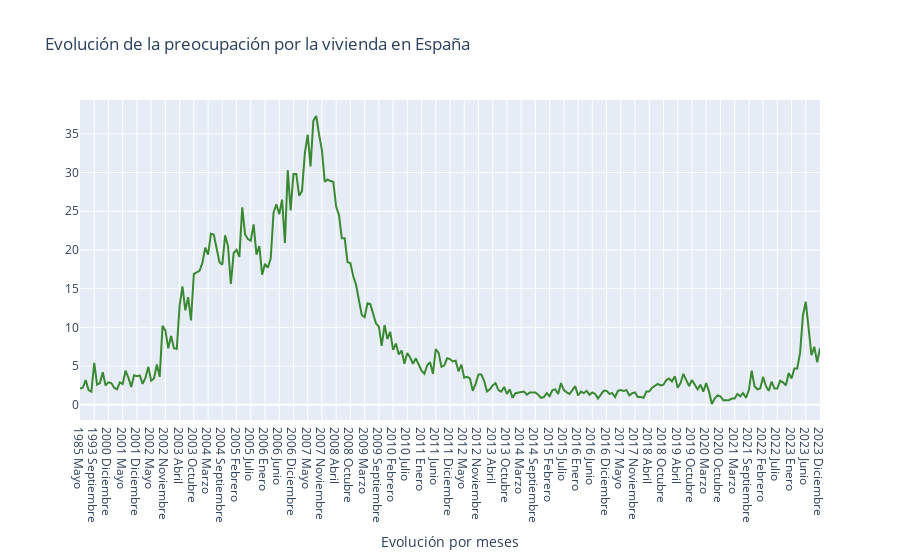

Notebook source saved alongside this figure:
### Code cell
trace1 = go.Scatter(
                    x = preocupacion_viv['Periodo'],
                    y = preocupacion_viv['% preocupación vivienda'],
                    name = 'preocupacion por la vivienda',
                    mode= 'lines',
                    marker = dict(color = 'rgba(16, 112, 2, 0.8)'),
                    text = '% preocupacion')


data = [trace1]

layout = dict(title = 'Evolución de la preocupación por la vivienda en España',
             xaxis= dict(title= 'Evolución por meses',ticklen= 5)
           )

fig = go.Figure(data = data, layout=layout)

iplot(fig)
fig.write_html("Evolución de la preocupación por la vivienda en España.html")

### Figure 1 — Plotly figure (JSON) as saved in the notebook; plotly's stock layout.template omitted (floating-point values rounded to 4 significant figures; data arrays with more than 128 entries replaced by an {"elided": "..."} marker saying what was removed)
{"data": [{"marker": {"color": "rgba(16, 112, 2, 0.8)"}, "mode": "lines", "name": "preocupacion por la vivienda", "text": "% preocupacion", "type": "scatter", "x": {"elided": "275 str values"}, "y": {"elided": "275 float values"}}], "layout": {"title": {"text": "Evolución de la preocupación por la vivienda en España"}, "xaxis": {"ticklen": 5, "title": {"text": "Evolución por meses"}}}}
